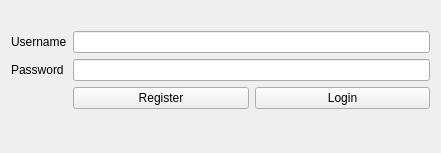
<?xml version="1.0" encoding="UTF-8"?>
<ui version="4.0">
 <class>LoginWindow</class>
 <widget class="QMainWindow" name="LoginWindow">
  <property name="geometry">
   <rect>
    <x>0</x>
    <y>0</y>
    <width>441</width>
    <height>153</height>
   </rect>
  </property>
  <property name="windowTitle">
   <string>QuizzerClient</string>
  </property>
  <widget class="QWidget" name="centralWidget">
   <layout class="QGridLayout" name="gridLayout">
    <item row="0" column="0">
     <layout class="QFormLayout" name="formLayout">
      <item row="1" column="0">
       <widget class="QLabel" name="usernameLabel">
        <property name="text">
         <string>Username</string>
        </property>
        <property name="buddy">
         <cstring>usernameLineEdit</cstring>
        </property>
       </widget>
      </item>
      <item row="1" column="1">
       <widget class="QLineEdit" name="usernameLineEdit"/>
      </item>
      <item row="2" column="0">
       <widget class="QLabel" name="passwordLabel">
        <property name="text">
         <string>Password</string>
        </property>
        <property name="buddy">
         <cstring>passwordLineEdit</cstring>
        </property>
       </widget>
      </item>
      <item row="2" column="1">
       <widget class="QLineEdit" name="passwordLineEdit">
        <property name="inputMethodHints">
         <set>Qt::ImhNone</set>
        </property>
       </widget>
      </item>
      <item row="3" column="1">
       <layout class="QHBoxLayout" name="horizontalLayout">
        <property name="topMargin">
         <number>0</number>
        </property>
        <item>
         <widget class="QPushButton" name="registerBtn">
          <property name="text">
           <string>Register</string>
          </property>
         </widget>
        </item>
        <item>
         <widget class="QPushButton" name="loginBtn">
          <property name="text">
           <string>Login</string>
          </property>
         </widget>
        </item>
       </layout>
      </item>
      <item row="0" column="1">
       <widget class="QLabel" name="messageLabel">
        <property name="text">
         <string/>
        </property>
       </widget>
      </item>
     </layout>
    </item>
   </layout>
  </widget>
  <widget class="QMenuBar" name="menuBar">
   <property name="geometry">
    <rect>
     <x>0</x>
     <y>0</y>
     <width>441</width>
     <height>20</height>
    </rect>
   </property>
  </widget>
 </widget>
 <layoutdefault spacing="6" margin="11"/>
 <resources/>
 <connections/>
</ui>
